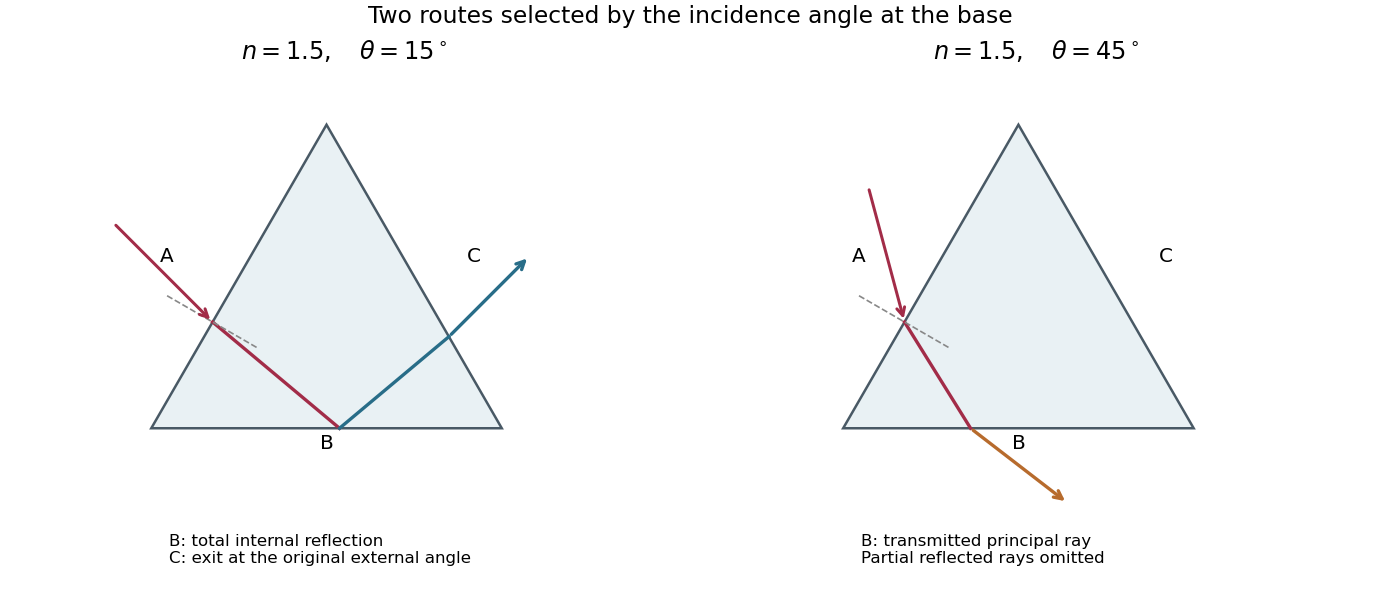

Python code for this plot:
"""Original solution illustration; output the matching PNG into the cwd."""
from pathlib import Path
import matplotlib
matplotlib.use("Agg")
import matplotlib.pyplot as plt
import numpy as np
from matplotlib import patches
plt.rcParams.update({"font.size":12,"figure.facecolor":"white"})

fig,axes=plt.subplots(1,2,figsize=(11.5,5.1),layout="constrained")
n=1.5;alpha=np.pi/3;entry=np.array([.35,.35*np.sqrt(3)])
for ax,degrees in zip(axes,[15,45]):
    theta=np.deg2rad(degrees);r=np.arcsin(np.sin(theta)/n)
    di=np.array([np.cos(-np.pi/6-theta),np.sin(-np.pi/6-theta)])
    inside=np.array([np.cos(-np.pi/6-r),np.sin(-np.pi/6-r)])
    B=entry-entry[1]/inside[1]*inside
    ax.add_patch(patches.Polygon([[0,0],[2,0],[1,np.sqrt(3)]],closed=True,facecolor="#e9f1f4",edgecolor="#495965",lw=1.5))
    start=entry-.8*di;ax.annotate("",xy=entry,xytext=start,arrowprops={"arrowstyle":"->","lw":1.8,"color":"#a22c48"})
    ax.plot([entry[0],B[0]],[entry[1],B[1]],color="#a22c48",lw=2)
    if n*np.sin(alpha-r)>1:
        refl=inside*np.array([1,-1]);time=(2*np.sqrt(3)-np.sqrt(3)*B[0]-B[1])/(np.sqrt(3)*refl[0]+refl[1]);C=B+time*refl
        dout=np.array([np.cos(np.pi/6+theta),np.sin(np.pi/6+theta)])
        ax.plot([B[0],C[0]],[B[1],C[1]],color="#286d88",lw=2)
        ax.annotate("",xy=C+.65*dout,xytext=C,arrowprops={"arrowstyle":"->","lw":2,"color":"#286d88"})
        ax.text(.1,-.77,"B: total internal reflection\nC: exit at the original external angle",fontsize=10)
    else:
        e=np.arcsin(n*np.sin(alpha-r));dout=np.array([np.cos(-np.pi/2+e),np.sin(-np.pi/2+e)])
        ax.annotate("",xy=B+.7*dout,xytext=B,arrowprops={"arrowstyle":"->","lw":2,"color":"#b76b2d"})
        ax.text(.1,-.77,"B: transmitted principal ray\nPartial reflected rays omitted",fontsize=10)
    normal=np.array([np.cos(-np.pi/6),np.sin(-np.pi/6)])
    ax.plot([*(entry-.3*normal)[0:1],*(entry+.3*normal)[0:1]],[(entry-.3*normal)[1],(entry+.3*normal)[1]],"--",color="#888888",lw=1)
    ax.text(.05,.95,"A");ax.text(1,-.12,"B",ha="center");ax.text(1.8,.95,"C")
    ax.set(title=rf"$n=1.5,\quad\theta={degrees}^\circ$",xlim=(-.45,2.65),ylim=(-1.02,2.05));ax.set_aspect("equal");ax.axis("off")
fig.suptitle("Two routes selected by the incidence angle at the base",fontsize=14)

fig.savefig(Path.cwd()/Path(__file__).with_suffix(".png").name,dpi=120,facecolor="white")
